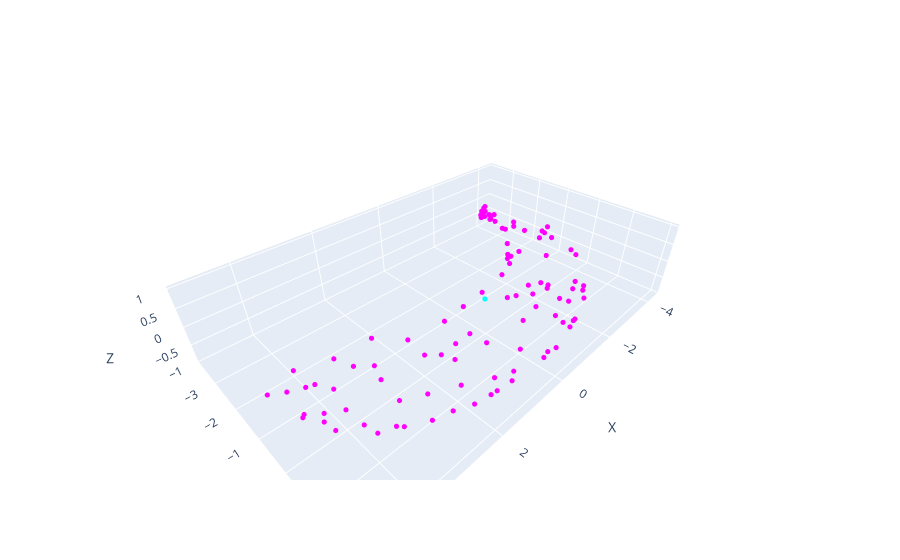

The cell this chart's notebook holds for it:
### Code cell
fig = new_fig()

# Ajouter les points à la figure
add_points(points, fig, 'magenta')

# Ajouter le centre à la figure
add_point(center, fig, 'cyan')

fig.show()

### Figure 1 — Plotly figure (JSON) as saved in the notebook; plotly's stock layout.template omitted (floating-point values rounded to 4 significant figures)
{"data": [{"marker": {"color": "magenta", "size": 3}, "mode": "markers", "type": "scatter3d", "x": [-3.817], "y": [-3.578], "z": [-0.2661]}, {"marker": {"color": "magenta", "size": 3}, "mode": "markers", "type": "scatter3d", "x": [-4.025], "y": [-3.605], "z": [-0.3537]}, {"marker": {"color": "magenta", "size": 3}, "mode": "markers", "type": "scatter3d", "x": [-4.301], "y": [-3.652], "z": [-0.5765]}, {"marker": {"color": "magenta", "size": 3}, "mode": "markers", "type": "scatter3d", "x": [-4.295], "y": [-3.574], "z": [-0.69]}, {"marker": {"color": "magenta", "size": 3}, "mode": "markers", "type": "scatter3d", "x": [-4.002], "y": [-3.746], "z": [-0.614]}, {"marker": {"color": "magenta", "size": 3}, "mode": "markers", "type": "scatter3d", "x": [-3.538], "y": [-3.201], "z": [-0.2215]}, {"marker": {"color": "magenta", "size": 3}, "mode": "markers", "type": "scatter3d", "x": [-3.758], "y": [-3.44], "z": [-0.0826]}, {"marker": {"color": "magenta", "size": 3}, "mode": "markers", "type": "scatter3d", "x": [-3.722], "y": [-3.473], "z": [-0.2995]}, {"marker": {"color": "magenta", "size": 3}, "mode": "markers", "type": "scatter3d", "x": [-3.902], "y": [-3.683], "z": [-0.4634]}, {"marker": {"color": "magenta", "size": 3}, "mode": "markers", "type": "scatter3d", "x": [-3.835], "y": [-3.463], "z": [-0.06672]}, {"marker": {"color": "magenta", "size": 3}, "mode": "markers", "type": "scatter3d", "x": [-3.973], "y": [-3.176], "z": [-0.299]}, {"marker": {"color": "magenta", "size": 3}, "mode": "markers", "type": "scatter3d", "x": [-3.397], "y": [-2.357], "z": [-0.278]}, {"marker": {"color": "magenta", "size": 3}, "mode": "markers", "type": "scatter3d", "x": [-3.176], "y": [-2.482], "z": [-0.008278]}, {"marker": {"color": "magenta", "size": 3}, "mode": "markers", "type": "scatter3d", "x": [-3.305], "y": [-2.789], "z": [-0.09838]}, {"marker": {"color": "magenta", "size": 3}, "mode": "markers", "type": "scatter3d", "x": [-3.097], "y": [-1.452], "z": [-0.5943]}, {"marker": {"color": "magenta", "size": 3}, "mode": "markers", "type": "scatter3d", "x": [-2.677], "y": [-1.692], "z": [0.2049]}, {"marker": {"color": "magenta", "size": 3}, "mode": "markers", "type": "scatter3d", "x": [-2.676], "y": [-1.411], "z": [0.3994]}, {"marker": {"color": "magenta", "size": 3}, "mode": "markers", "type": "scatter3d", "x": [-3.68], "y": [-1.181], "z": [-0.2603]}, {"marker": {"color": "magenta", "size": 3}, "mode": "markers", "type": "scatter3d", "x": [-3.681], "y": [-1.123], "z": [-0.01341]}, {"marker": {"color": "magenta", "size": 3}, "mode": "markers", "type": "scatter3d", "x": [-2.694], "y": [0.6905], "z": [-0.4394]}, {"marker": {"color": "magenta", "size": 3}, "mode": "markers", "type": "scatter3d", "x": [-2.56], "y": [-0.01851], "z": [-0.9411]}, {"marker": {"color": "magenta", "size": 3}, "mode": "markers", "type": "scatter3d", "x": [-3.382], "y": [-0.7787], "z": [0.357]}, {"marker": {"color": "magenta", "size": 3}, "mode": "markers", "type": "scatter3d", "x": [-3.177], "y": [-1.794], "z": [0.2138]}, {"marker": {"color": "magenta", "size": 3}, "mode": "markers", "type": "scatter3d", "x": [-3.288], "y": [0.09931], "z": [0.0243]}, {"marker": {"color": "magenta", "size": 3}, "mode": "markers", "type": "scatter3d", "x": [-2.449], "y": [-1.365], "z": [-0.3857]}, {"marker": {"color": "magenta", "size": 3}, "mode": "markers", "type": "scatter3d", "x": [-2.889], "y": [-1.742], "z": [-0.3615]}, {"marker": {"color": "magenta", "size": 3}, "mode": "markers", "type": "scatter3d", "x": [-2.63], "y": [-0.2848], "z": [-0.9176]}, {"marker": {"color": "magenta", "size": 3}, "mode": "markers", "type": "scatter3d", "x": [-1.958], "y": [-0.9968], "z": [-0.153]}, {"marker": {"color": "magenta", "size": 3}, "mode": "markers", "type": "scatter3d", "x": [-3.735], "y": [-1.069], "z": [-0.07097]}, {"marker": {"color": "magenta", "size": 3}, "mode": "markers", "type": "scatter3d", "x": [-3.463], "y": [-0.7411], "z": [-0.5874]}, {"marker": {"color": "magenta", "size": 3}, "mode": "markers", "type": "scatter3d", "x": [-2.477], "y": [-0.9023], "z": [0.5374]}, {"marker": {"color": "magenta", "size": 3}, "mode": "markers", "type": "scatter3d", "x": [-2.827], "y": [0.5052], "z": [0.2358]}, {"marker": {"color": "magenta", "size": 3}, "mode": "markers", "type": "scatter3d", "x": [-2.29], "y": [0.05204], "z": [0.7652]}, {"marker": {"color": "magenta", "size": 3}, "mode": "markers", "type": "scatter3d", "x": [4.429], "y": [0.04686], "z": [0.6119]}, {"marker": {"color": "magenta", "size": 3}, "mode": "markers", "type": "scatter3d", "x": [3.982], "y": [-0.00957], "z": [0.8527]}, {"marker": {"color": "magenta", "size": 3}, "mode": "markers", "type": "scatter3d", "x": [3.418], "y": [-0.4218], "z": [-0.005919]}, {"marker": {"color": "magenta", "size": 3}, "mode": "markers", "type": "scatter3d", "x": [2.995], "y": [-0.3278], "z": [0.5036]}, {"marker": {"color": "magenta", "size": 3}, "mode": "markers", "type": "scatter3d", "x": [3.609], "y": [0.6227], "z": [0.8734]}, {"marker": {"color": "magenta", "size": 3}, "mode": "markers", "type": "scatter3d", "x": [4.161], "y": [0.9659], "z": [0.161]}, {"marker": {"color": "magenta", "size": 3}, "mode": "markers", "type": "scatter3d", "x": [4.282], "y": [0.3918], "z": [0.6546]}, {"marker": {"color": "magenta", "size": 3}, "mode": "markers", "type": "scatter3d", "x": [3.589], "y": [1.205], "z": [0.478]}, {"marker": {"color": "magenta", "size": 3}, "mode": "markers", "type": "scatter3d", "x": [2.591], "y": [1.642], "z": [0.413]}, {"marker": {"color": "magenta", "size": 3}, "mode": "markers", "type": "scatter3d", "x": [2.613], "y": [1.183], "z": [0.8293]}, {"marker": {"color": "magenta", "size": 3}, "mode": "markers", "type": "scatter3d", "x": [3.597], "y": [1.283], "z": [-0.1042]}, {"marker": {"color": "magenta", "size": 3}, "mode": "markers", "type": "scatter3d", "x": [3.937], "y": [-0.024], "z": [-0.4883]}, {"marker": {"color": "magenta", "size": 3}, "mode": "markers", "type": "scatter3d", "x": [4.321], "y": [-0.1185], "z": [-0.3414]}, {"marker": {"color": "magenta", "size": 3}, "mode": "markers", "type": "scatter3d", "x": [4.536], "y": [-0.09232], "z": [0.519]}, {"marker": {"color": "magenta", "size": 3}, "mode": "markers", "type": "scatter3d", "x": [4.675], "y": [-0.6453], "z": [0.08259]}, {"marker": {"color": "magenta", "size": 3}, "mode": "markers", "type": "scatter3d", "x": [5], "y": [-0.6476], "z": [0.2627]}, {"marker": {"color": "magenta", "size": 3}, "mode": "markers", "type": "scatter3d", "x": [2.887], "y": [0.638], "z": [0.9975]}, {"marker": {"color": "magenta", "size": 3}, "mode": "markers", "type": "scatter3d", "x": [2.794], "y": [1.652], "z": [-0.0691]}, {"marker": {"color": "magenta", "size": 3}, "mode": "markers", "type": "scatter3d", "x": [3.134], "y": [1.482], "z": [-0.1711]}, {"marker": {"color": "magenta", "size": 3}, "mode": "markers", "type": "scatter3d", "x": [4.72], "y": [-0.08164], "z": [-0.08383]}, {"marker": {"color": "magenta", "size": 3}, "mode": "markers", "type": "scatter3d", "x": [4.432], "y": [-0.7327], "z": [0.38]}, {"marker": {"color": "magenta", "size": 3}, "mode": "markers", "type": "scatter3d", "x": [4.762], "y": [0.1377], "z": [0.2245]}, {"marker": {"color": "magenta", "size": 3}, "mode": "markers", "type": "scatter3d", "x": [3.424], "y": [0.8055], "z": [-0.6809]}, {"marker": {"color": "magenta", "size": 3}, "mode": "markers", "type": "scatter3d", "x": [3.94], "y": [0.9783], "z": [-0.2435]}, {"marker": {"color": "magenta", "size": 3}, "mode": "markers", "type": "scatter3d", "x": [4.399], "y": [0.3859], "z": [-0.2927]}, {"marker": {"color": "magenta", "size": 3}, "mode": "markers", "type": "scatter3d", "x": [-1.668], "y": [0.8544], "z": [-0.903]}, {"marker": {"color": "magenta", "size": 3}, "mode": "markers", "type": "scatter3d", "x": [-1.783], "y": [1.38], "z": [0.0846]}, {"marker": {"color": "magenta", "size": 3}, "mode": "markers", "type": "scatter3d", "x": [-1.111], "y": [1.464], "z": [0.5]}, {"marker": {"color": "magenta", "size": 3}, "mode": "markers", "type": "scatter3d", "x": [-2.287], "y": [0.5518], "z": [-0.8471]}, {"marker": {"color": "magenta", "size": 3}, "mode": "markers", "type": "scatter3d", "x": [-1.695], "y": [1.489], "z": [-0.04322]}, {"marker": {"color": "magenta", "size": 3}, "mode": "markers", "type": "scatter3d", "x": [-1.327], "y": [1.269], "z": [-0.685]}, {"marker": {"color": "magenta", "size": 3}, "mode": "markers", "type": "scatter3d", "x": [-1.246], "y": [-0.09808], "z": [-0.5564]}, {"marker": {"color": "magenta", "size": 3}, "mode": "markers", "type": "scatter3d", "x": [-2.313], "y": [1.126], "z": [-0.1742]}, {"marker": {"color": "magenta", "size": 3}, "mode": "markers", "type": "scatter3d", "x": [-1.439], "y": [-0.5102], "z": [0.3471]}, {"marker": {"color": "magenta", "size": 3}, "mode": "markers", "type": "scatter3d", "x": [-1.079], "y": [-0.2658], "z": [0.4015]}, {"marker": {"color": "magenta", "size": 3}, "mode": "markers", "type": "scatter3d", "x": [-1.957], "y": [-0.06743], "z": [-0.8511]}, {"marker": {"color": "magenta", "size": 3}, "mode": "markers", "type": "scatter3d", "x": [-0.8493], "y": [1.781], "z": [-0.01947]}, {"marker": {"color": "magenta", "size": 3}, "mode": "markers", "type": "scatter3d", "x": [0.9211], "y": [0.09959], "z": [0.3702]}, {"marker": {"color": "magenta", "size": 3}, "mode": "markers", "type": "scatter3d", "x": [0.3288], "y": [0.1001], "z": [0.4425]}, {"marker": {"color": "magenta", "size": 3}, "mode": "markers", "type": "scatter3d", "x": [0.6178], "y": [0.5456], "z": [-0.5614]}, {"marker": {"color": "magenta", "size": 3}, "mode": "markers", "type": "scatter3d", "x": [0.9091], "y": [0.3004], "z": [-0.2688]}, {"marker": {"color": "magenta", "size": 3}, "mode": "markers", "type": "scatter3d", "x": [-0.7151], "y": [1.816], "z": [0.03503]}, {"marker": {"color": "magenta", "size": 3}, "mode": "markers", "type": "scatter3d", "x": [-0.5098], "y": [1.87], "z": [0.01062]}, {"marker": {"color": "magenta", "size": 3}, "mode": "markers", "type": "scatter3d", "x": [-0.04457], "y": [1.883], "z": [-0.2703]}, {"marker": {"color": "magenta", "size": 3}, "mode": "markers", "type": "scatter3d", "x": [3.066], "y": [-0.06886], "z": [-0.3673]}, {"marker": {"color": "magenta", "size": 3}, "mode": "markers", "type": "scatter3d", "x": [0.004345], "y": [1.049], "z": [0.9369]}, {"marker": {"color": "magenta", "size": 3}, "mode": "markers", "type": "scatter3d", "x": [0.5007], "y": [2.007], "z": [0.05566]}, {"marker": {"color": "magenta", "size": 3}, "mode": "markers", "type": "scatter3d", "x": [0.6017], "y": [1.998], "z": [-0.04028]}, {"marker": {"color": "magenta", "size": 3}, "mode": "markers", "type": "scatter3d", "x": [1.124], "y": [1.671], "z": [-0.5495]}, {"marker": {"color": "magenta", "size": 3}, "mode": "markers", "type": "scatter3d", "x": [-0.6863], "y": [1.639], "z": [0.4763]}, {"marker": {"color": "magenta", "size": 3}, "mode": "markers", "type": "scatter3d", "x": [-0.4085], "y": [1.258], "z": [0.8421]}, {"marker": {"color": "magenta", "size": 3}, "mode": "markers", "type": "scatter3d", "x": [-0.7686], "y": [-0.2335], "z": [0.2373]}, {"marker": {"color": "magenta", "size": 3}, "mode": "markers", "type": "scatter3d", "x": [1.542], "y": [0.4716], "z": [-0.495]}, {"marker": {"color": "magenta", "size": 3}, "mode": "markers", "type": "scatter3d", "x": [2.093], "y": [0.1394], "z": [-0.2204]}, {"marker": {"color": "magenta", "size": 3}, "mode": "markers", "type": "scatter3d", "x": [-0.7906], "y": [-0.031], "z": [-0.3478]}, {"marker": {"color": "magenta", "size": 3}, "mode": "markers", "type": "scatter3d", "x": [2.08], "y": [0.7173], "z": [0.9929]}, {"marker": {"color": "magenta", "size": 3}, "mode": "markers", "type": "scatter3d", "x": [1.506], "y": [1.942], "z": [0.1865]}, {"marker": {"color": "magenta", "size": 3}, "mode": "markers", "type": "scatter3d", "x": [1.948], "y": [1.85], "z": [0.2751]}, {"marker": {"color": "magenta", "size": 3}, "mode": "markers", "type": "scatter3d", "x": [2.287], "y": [1.207], "z": [0.8926]}, {"marker": {"color": "magenta", "size": 3}, "mode": "markers", "type": "scatter3d", "x": [0.3476], "y": [1.507], "z": [0.818]}, {"marker": {"color": "magenta", "size": 3}, "mode": "markers", "type": "scatter3d", "x": [0.8425], "y": [1.576], "z": [0.7951]}, {"marker": {"color": "magenta", "size": 3}, "mode": "markers", "type": "scatter3d", "x": [2.489], "y": [0.6452], "z": [-0.6693]}, {"marker": {"color": "magenta", "size": 3}, "mode": "markers", "type": "scatter3d", "x": [0.02346], "y": [1.051], "z": [-0.8113]}, {"marker": {"color": "magenta", "size": 3}, "mode": "markers", "type": "scatter3d", "x": [1.571], "y": [1.653], "z": [-0.5075]}, {"marker": {"color": "magenta", "size": 3}, "mode": "markers", "type": "scatter3d", "x": [1.973], "y": [1.821], "z": [-0.1701]}, {"marker": {"color": "magenta", "size": 3}, "mode": "markers", "type": "scatter3d", "x": [2.316], "y": [1.727], "z": [-0.2218]}, {"marker": {"color": "magenta", "size": 3}, "mode": "markers", "type": "scatter3d", "x": [4.593], "y": [0.4616], "z": [0.1704]}, {"marker": {"color": "cyan", "size": 3}, "mode": "markers", "type": "scatter3d", "x": [-0.01436], "y": [-0.09456], "z": [-0.01652]}], "layout": {"scene": {"aspectmode": "data", "xaxis": {"title": {"text": "X"}}, "yaxis": {"title": {"text": "Y"}}, "zaxis": {"title": {"text": "Z"}}}, "showlegend": false}}
